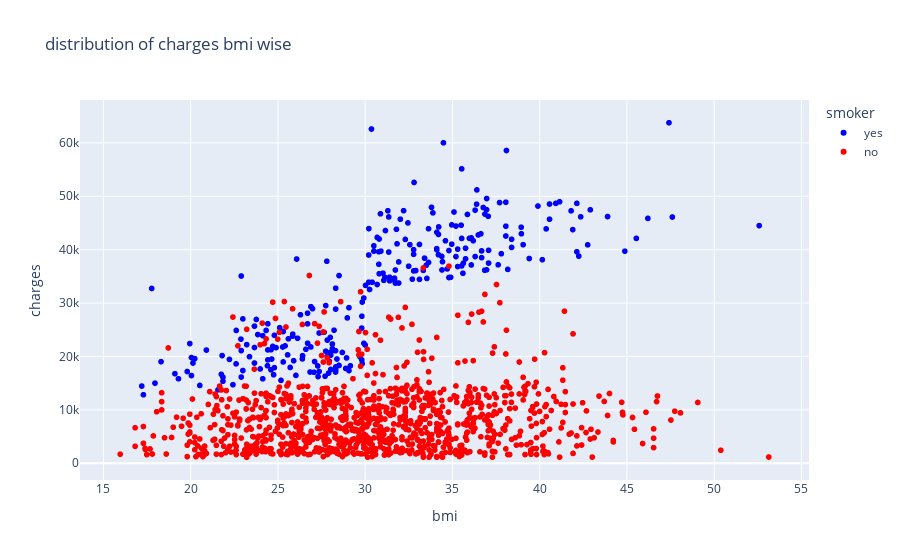

Notebook source saved alongside this figure:
### Code cell
fig7 = px.scatter(medical_df,x='bmi',y='charges',color='smoker',color_discrete_sequence=['blue','red'],title='distribution of charges bmi wise')
fig7.show()

### Figure 1 — Plotly figure (JSON) as saved in the notebook; plotly's stock layout.template omitted (floating-point values rounded to 4 significant figures; data arrays with more than 128 entries replaced by an {"elided": "..."} marker saying what was removed)
{"data": [{"hovertemplate": "smoker=yes<br>bmi=%{x}<br>charges=%{y}<extra></extra>", "legendgroup": "yes", "marker": {"color": "blue", "symbol": "circle"}, "mode": "markers", "name": "yes", "showlegend": true, "type": "scattergl", "x": {"elided": "274 float values"}, "xaxis": "x", "y": {"elided": "274 float values"}, "yaxis": "y"}, {"hovertemplate": "smoker=no<br>bmi=%{x}<br>charges=%{y}<extra></extra>", "legendgroup": "no", "marker": {"color": "red", "symbol": "circle"}, "mode": "markers", "name": "no", "showlegend": true, "type": "scattergl", "x": {"elided": "1064 float values"}, "xaxis": "x", "y": {"elided": "1064 float values"}, "yaxis": "y"}], "layout": {"legend": {"title": {"text": "smoker"}, "tracegroupgap": 0}, "title": {"text": "distribution of charges bmi wise"}, "xaxis": {"anchor": "y", "domain": [0, 1], "title": {"text": "bmi"}}, "yaxis": {"anchor": "x", "domain": [0, 1], "title": {"text": "charges"}}}}
